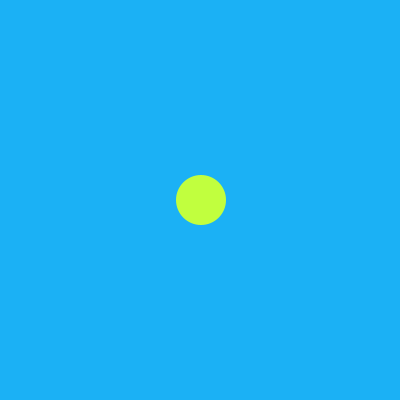
Frame 1 (no input)
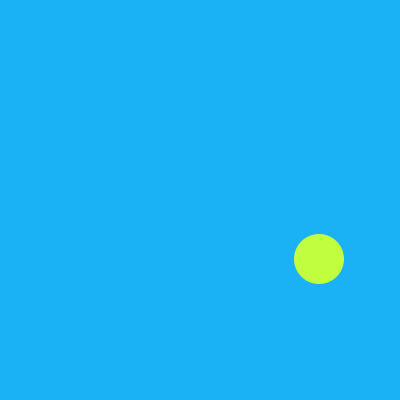
Frame 60 (the mouse pressed at the canvas centre just before this capture)
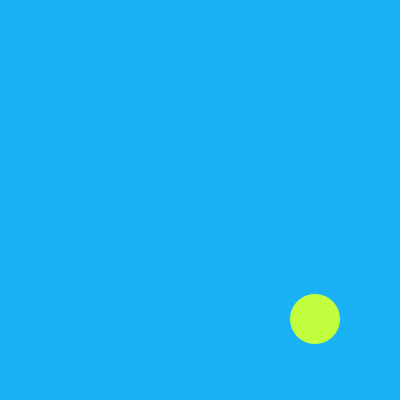
Frame 120 (the mouse held since frame 60 and released just before this capture)

The Processing sketch that drew these frames (run headless with seeded random() and noise(); from frame 60 on, the mouse is pressed at the canvas centre):

// Processing sketch: moovingCircle
// ── moovingCircle.pde
float x = 201;
float y = 200;
float xAccel = 2;
float yAccel = 1;

void setup() {
  size(400,400);
  
  noStroke();
  fill(#C1FF3E);
}

void draw() {
  background(#1BB1F5);
    
  ellipse(x,y, 50,50);
  
  if( x  > (width - 25) || x < 25) {
    xAccel = -xAccel;
  }
  if( y  > (height - 25) || y < 25) {
    yAccel = -yAccel;
  }  
  x = x + xAccel;
  y = y + yAccel;
}
